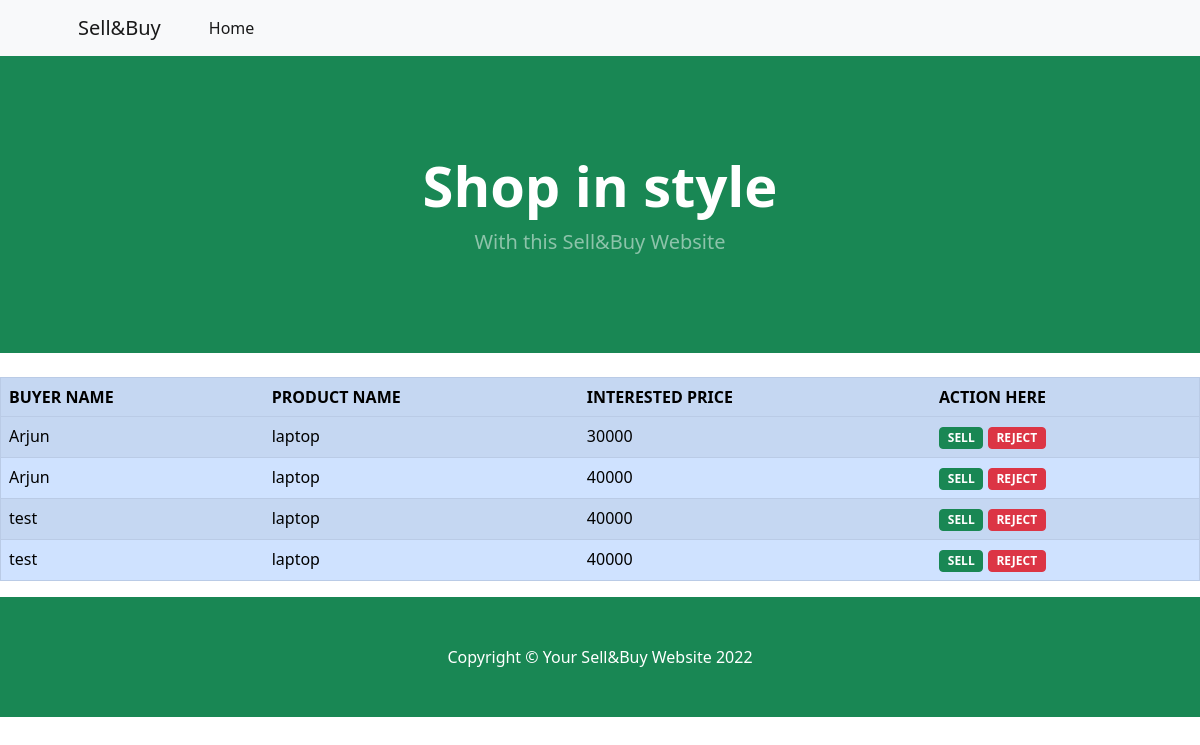
Page /buyer_list/74/ on the committed database.
### sellerapp/models.py (models this page shows, shortened)
class BuyProduct(models.Model):
    seller_name = models.CharField(max_length=100, null=True)
    buyer_name = models.CharField(max_length=100,null=True)
    product_id = models.CharField(max_length=100,null=True)
    buyer_price = models.IntegerField(null=True)
    buy_status = models.BooleanField(null=True)

class Product(models.Model):
    userid = models.ForeignKey(User,on_delete=models.CASCADE,null=True)
    product_name = models.CharField(max_length=100,null=True)
    product_desc = models.CharField(max_length=1000,null=True)
    category = models.CharField(max_length=100,null=True)
    location = models.CharField(max_length=100,null=True)
    product_price = models.FloatField(max_length=100,null=True)
    product_img = models.FileField(upload_to='media',null=True,blank=True)
    time = models.DateTimeField(null=True,blank=True)
    def __str__(self):
        return self.product_name

### sellerapp/views.py (the view)
# urls.py: path('buyer_list/<id>/', buyer_list, name='buyer_list'),
def buyer_list(request,id):
    data = BuyProduct.objects.filter(product_id=id)
    product_name = Product.objects.get(id=id)
    print(product_name)
    return render(request,'buyer_list.html',{'obj' : data , 'product_name' : product_name })

### sellerapp/templates/buyer_list.html (shortened to what this page needs)
{% load static %}
<html lang="en">
<head>
    <link href="https://cdn.jsdelivr.net/npm/bootstrap-icons@1.5.0/font/bootstrap-icons.css" rel="stylesheet"/>
    <link rel="stylesheet" href="{% static 'dist/css/styles.css' %}" type="text/css"/>
</head>
<body>
<nav class="navbar navbar-expand-lg navbar-light bg-light">
    <div class="container px-4 px-lg-5">
        <a class="navbar-brand" href="#!">Sell&Buy</a>
        <div class="collapse navbar-collapse" id="navbarSupportedContent">
            <ul class="navbar-nav me-auto mb-2 mb-lg-0 ms-lg-4">
                <li class="nav-item"><a class="nav-link active" aria-current="page"
                                        href="{% url 'indexpage' %}">Home</a></li>
            </ul>
        </div>
    </div>
</nav>
<header class="bg-success py-5">
    <div class="container px-4 px-lg-5 my-5">
        <div class="text-center text-white">
            <h1 class="display-4 fw-bolder">Shop in style</h1>
            <p class="lead fw-normal text-white-50 mb-0">With this Sell&Buy Website</p>
        </div>
    </div>
</header>
<table class='table table-primary table-striped' border="1">
    <tr>
        <th>BUYER NAME</th>
        <th>PRODUCT NAME</th>
        <th>INTERESTED PRICE</th>
        <th>ACTION HERE</th>
    </tr>
    <tr>
        {% for i in obj %}
    <tr>
        <td>{{i.buyer_name}}</td>
        <td>{{product_name}}</td>
        <td>{{i.buyer_price}}</td>
        <td>
            <a href="{% url 'accept_interest' i.id product_name.id %}" class="btn btn-success badge">SELL</a>
            <a href="{% url 'reject_interest' i.id product_name.id %}" class="btn btn-danger badge">REJECT</a>
        </td>
    </tr>
    {% endfor %}
    <br>
</table>
<footer class="py-5 bg-success">
    <div class="container"><p class="m-0 text-center text-white">Copyright &copy; Your Sell&Buy Website 2022</p></div>
</footer>
</body>
</html>

### rows in the picture
BuyProduct: buyer_name "Arjun", buyer_price "30000"
Product: product_name "laptop"
BuyProduct: buyer_name "Arjun", buyer_price "40000"
BuyProduct: buyer_name "test", buyer_price "40000"
BuyProduct: buyer_name "test", buyer_price "40000"
